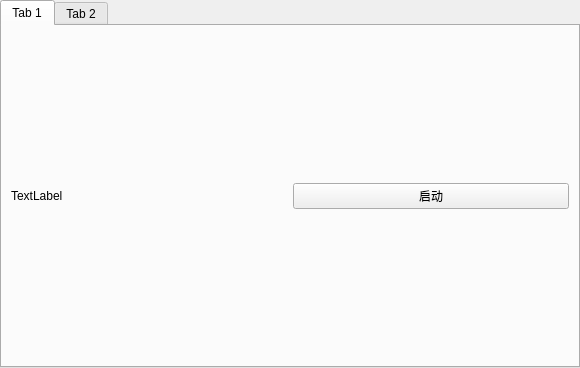
<?xml version="1.0" encoding="UTF-8"?>
<ui version="4.0">
 <class>Device_Conf_Class</class>
 <widget class="QWidget" name="Device_Conf_Class">
  <property name="geometry">
   <rect>
    <x>0</x>
    <y>0</y>
    <width>580</width>
    <height>368</height>
   </rect>
  </property>
  <property name="windowMySpeed" stdset="0">
   <string>Form</string>
  </property>
  <layout class="QVBoxLayout" name="verticalLayout_2">
   <property name="spacing">
    <number>0</number>
   </property>
   <property name="leftMargin">
    <number>0</number>
   </property>
   <property name="topMargin">
    <number>0</number>
   </property>
   <property name="rightMargin">
    <number>0</number>
   </property>
   <property name="bottomMargin">
    <number>0</number>
   </property>
   <item>
    <widget class="QTabWidget" name="tabWidget">
     <property name="sizePolicy">
      <sizepolicy hsizetype="Expanding" vsizetype="Expanding">
       <horstretch>0</horstretch>
       <verstretch>0</verstretch>
      </sizepolicy>
     </property>
     <property name="currentIndex">
      <number>0</number>
     </property>
     <widget class="QWidget" name="tab_3">
      <attribute name="title">
       <string>Tab 1</string>
      </attribute>
      <layout class="QHBoxLayout" name="horizontalLayout">
       <item>
        <widget class="QLabel" name="label">
         <property name="text">
          <string>TextLabel</string>
         </property>
        </widget>
       </item>
       <item>
        <widget class="QPushButton" name="pushButton">
         <property name="text">
          <string>启动</string>
         </property>
        </widget>
       </item>
      </layout>
     </widget>
     <widget class="QWidget" name="tab_4">
      <attribute name="title">
       <string>Tab 2</string>
      </attribute>
     </widget>
    </widget>
   </item>
  </layout>
 </widget>
 <resources/>
 <connections/>
</ui>
